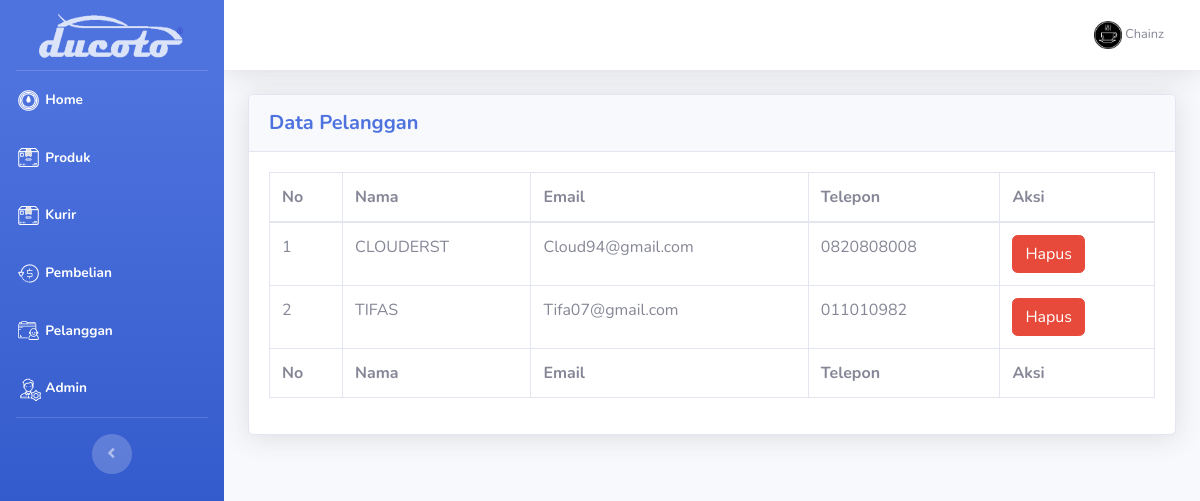
/admin/index.php?halaman=pelanggan (signed in), run on an earlier commit of the app's database.
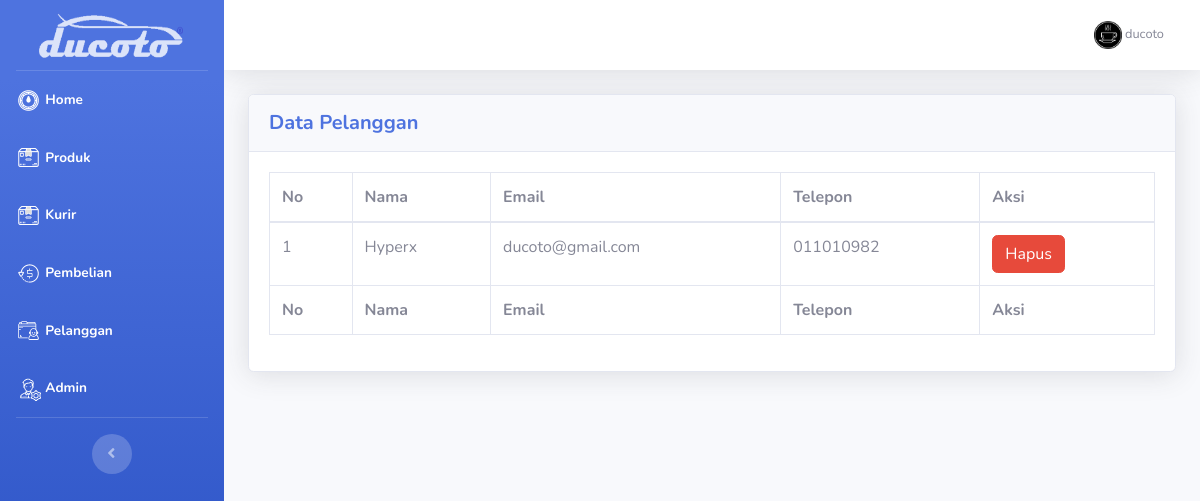
And on a later commit of the database.
### tables this page shows
CREATE TABLE `pelanggan` (
  `id_pelanggan` int(11) NOT NULL,
  `email_pelanggan` varchar(100) NOT NULL,
  `password_pelanggan` varchar(50) NOT NULL,
  `nama_pelanggan` varchar(100) NOT NULL,
  `telepon_pelanggan` varchar(25) NOT NULL,
  `alamat_pelanggan` varchar(255) NOT NULL,
  `kota_pelanggan` varchar(100) NOT NULL,
  `kode_pelanggan` varchar(100) NOT NULL
);

### admin/pelanggan.php (the view, shortened to what this page needs)
<div class="card shadow mb-4">
    <div class="card-header py-3">
      <h5 class="m-0 font-weight-bold text-primary">Data Pelanggan</h5>
    </div>
    <div class="card-body">
      <div class="table-responsive">
        <table class="table table-bordered" id="dataTable" width="100%" cellspacing="0">
          <thead>
            <tr>
                <th>No</th>
                <th>Nama</th>
                <th>Email</th>
                <th>Telepon</th>
                <th>Aksi</th>
            </tr>
          </thead>
          <tbody>
            <?php $nomor=1; ?>
            <?php $ambil=$koneksi->query("SELECT * FROM pelanggan"); ?>
            <?php while($pecah = $ambil->fetch_assoc()){ ?>
            <tr>
                <td><?php echo $nomor; ?></td>
                <td><?php echo $pecah['nama_pelanggan']; ?></td>
                <td><?php echo $pecah['email_pelanggan']; ?></td>
                <td><?php echo $pecah['telepon_pelanggan']; ?></td>
                <td>
                    <a href="index.php?halaman=hapuspelanggan&id=<?php echo $pecah['id_pelanggan']; ?>"
                       class="btn-danger btn">Hapus</a>
                </td>
            </tr>
            <?php $nomor++; ?>
            <?php } ?>
          </body>
          <tfoot>
            <tr>
                <th>No</th>
                <th>Nama</th>
                <th>Email</th>
                <th>Telepon</th>
                <th>Aksi</th>
            </tr>
          </tfoot>

### admin/index.php (shortened to what this page needs)
<?php
$koneksi = new mysqli("localhost","root","","ducoto");
?>
<!DOCTYPE html>
<html lang="en">
<head>
  <link href="vendor/fontawesome-free/css/all.min.css" rel="stylesheet" type="text/css">
  <link href="css/sb-admin-2.min.css" rel="stylesheet">
</head>
<body id="page-top">
  <div id="wrapper">
    <ul class="navbar-nav bg-gradient-primary sidebar sidebar-dark accordion" id="accordionSidebar">
      <a class="sidebar-brand d-flex align-items-center justify-content-center" href="index.php">
        <div class="sidebar-brand-icon">
          <img src="../admin/icon/ducoto2.png" style="opacity: 0.8;margin-left:30px;width:150px;height:50px;">
        </div>
      </a>
      <hr class="sidebar-divider my-0">
      <li class="nav-item active">
        <a class="nav-link" href="index.php">
          <img src="../admin/icon/dashboard1.png" style="width:25px;height:25px;">
          <span>Home</span></a>
      </li>
      <li class="nav-item active">
        <a class="nav-link" href="index.php?halaman=produk">
        <img src="../admin/icon/product2.png" style="width:25px;height:25px;">
          <span>Produk</span></a>
      </li>
      <li class="nav-item active">
        <a class="nav-link" href="index.php?halaman=ongkir">
        <img src="../admin/icon/product2.png" style="width:25px;height:25px;">
          <span>Kurir</span></a>
      </li>
      <li class="nav-item active">
        <a class="nav-link" href="index.php?halaman=pembelian">
        <img src="../admin/icon/transaction2.png" style="width:25px;height:25px;">
          <span>Pembelian</span></a>
      </li>
      <li class="nav-item active">
        <a class="nav-link" href="index.php?halaman=pelanggan">
        <img src="../admin/icon/user2.png" style="width:25px;height:25px;">
          <span>Pelanggan</span></a>
      </li>
      <li class="nav-item active">
        <a class="nav-link" href="index.php?halaman=admin">
        <img src="../admin/icon/admin.png" style="width:25px;height:25px;">
          <span>Admin</span></a>
      </li>
      <hr class="sidebar-divider d-none d-md-block">
      <div class="text-center d-none d-md-inline">
        <button class="rounded-circle border-0" id="sidebarToggle"></button>
      </div>
    </ul>
    <div id="content-wrapper" class="d-flex flex-column">
      <div id="content">
        <nav class="navbar navbar-expand navbar-light bg-white topbar mb-4 static-top shadow">
          <ul class="navbar-nav ml-auto">
            <li class="nav-item dropdown no-arrow">
              <a class="nav-link dropdown-toggle" href="#" id="userDropdown" role="button" data-toggle="dropdown" aria-haspopup="true" aria-expanded="false">
                <span class="mr-2 d-none d-lg-inline text-gray-600 small">
                <img src="../admin/icon/profile.png" width="28">
                <?php echo $_SESSION["admin"]['nama_lengkap'] ?></span>
              </a>
            </li>
          </ul>
        </nav>
        <div class="container-fluid">
          <div>
            <?php
            if (isset($_GET['halaman']))
            {
              if ($_GET['halaman']=="ongkir")
              {
                include 'ongkir.php';
              }
              elseif ($_GET['halaman']=="pembelian")
              {
                include 'pembelian.php';
              }
              elseif ($_GET['halaman']=="pelanggan")
              {
                include 'pelanggan.php';
              }
              elseif ($_GET['halaman']=="admin")
              {
                include 'admin.php';
              }
              elseif ($_GET['halaman']=="adminprofile")
              {
                include 'adminprofile.php';
              }
              elseif ($_GET['halaman']=="detailpembelian")
              {
                include 'detailpembelian.php';
              }
              elseif ($_GET['halaman']=="detailproduk")
              {
                include 'detailproduk.php';
              }
              elseif ($_GET['halaman']=="tambahproduk")
              {
                include 'tambahproduk.php';
              }
              elseif ($_GET['halaman']=="tambahongkir")
              {
                include 'tambahongkir.php';
              }
              elseif ($_GET['halaman']=="tambahadmin")
              {
                include 'tambahadmin.php';
              }
              elseif ($_GET['halaman']=="hapusproduk")
              {
                include 'hapusproduk.php';
              }
              elseif ($_GET['halaman']=="hapusongkir")
              {
                include 'hapusongkir.php';
              }
              elseif ($_GET['halaman']=="hapuspelanggan")
              {
                include 'hapuspelanggan.php';
              }
              elseif ($_GET['halaman']=="hapuspembelian")
              {
                include 'hapuspembelian.php';
              }
              elseif ($_GET['halaman']=="hapusadmin")
              {
                include 'hapusadmin.php';
              }
              elseif ($_GET['halaman']=="ubahproduk")
              {
                include 'ubahproduk.php';
              }
              elseif ($_GET['halaman']=="ubahongkir")
              {
                include 'ubahongkir.php';
              }
              elseif ($_GET['halaman']=="ubahadmin")
              {
                include 'ubahadmin.php';
              }
              elseif ($_GET['halaman']=="logout")
              {
                include 'logout.php';
              }
            }
            else
            {
              include 'home.php';
            }
            ?>
</body>
</html>

What changed in the data, as far as the page shows it:
removed pelanggan: nama_pelanggan "CLOUDERST", email_pelanggan "Cloud94@gmail.com", telepon_pelanggan "0820808008"
changed pelanggan: nama_pelanggan "TIFAS" → "Hyperx"; email_pelanggan "Tifa07@gmail.com" → "ducoto@gmail.com"
Also different on the page:
$_SESSION["admin"]['nama_lengkap']: "Chainz" → "ducoto"
